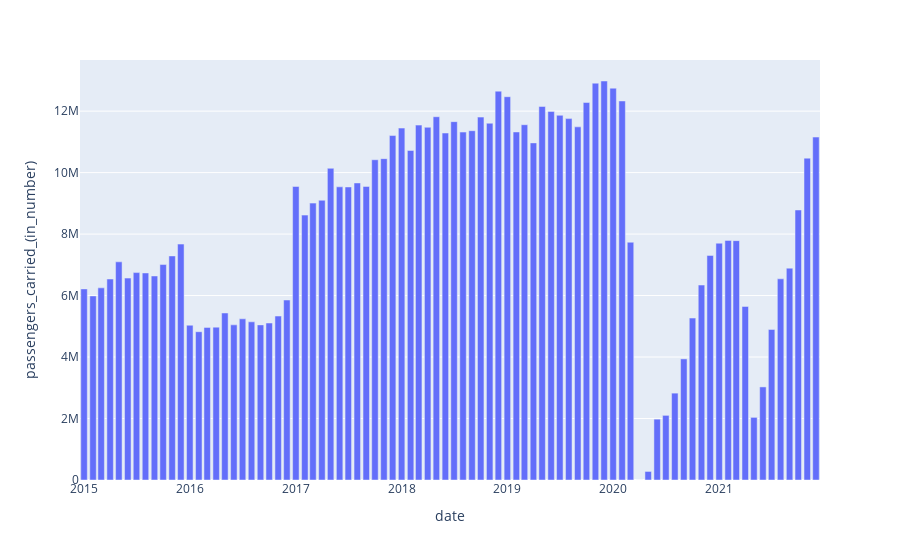

Notebook cell for this chart:
### Code cell
fig = px.bar(data_frame=total_pass_per_month, x='date', y='passengers_carried_(in_number)')
fig.show()
